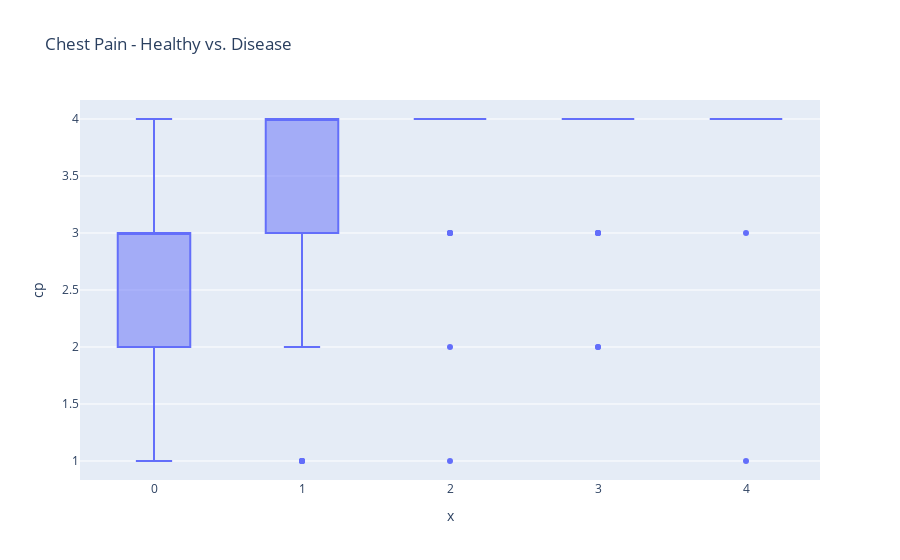

Write notebook code for a chart like this one.
### Code cell
# Comparing the cp of healthy vs diseased group
compCpFig = px.box(X, x=y["num"], y='cp', title='Chest Pain - Healthy vs. Disease')
compCpFig.show()

### Figure 1 — Plotly figure (JSON) as saved in the notebook; plotly's stock layout.template omitted (floating-point values rounded to 4 significant figures; data arrays with more than 128 entries replaced by an {"elided": "..."} marker saying what was removed)
{"data": [{"alignmentgroup": "True", "hovertemplate": "x=%{x}<br>cp=%{y}<extra></extra>", "legendgroup": "", "marker": {"color": "#636efa"}, "name": "", "notched": false, "offsetgroup": "", "orientation": "v", "showlegend": false, "type": "box", "x": {"elided": "303 int values"}, "x0": " ", "xaxis": "x", "y": {"elided": "303 int values"}, "y0": " ", "yaxis": "y"}], "layout": {"boxmode": "group", "legend": {"tracegroupgap": 0}, "title": {"text": "Chest Pain - Healthy vs. Disease"}, "xaxis": {"anchor": "y", "domain": [0, 1], "title": {"text": "x"}}, "yaxis": {"anchor": "x", "domain": [0, 1], "title": {"text": "cp"}}}}
